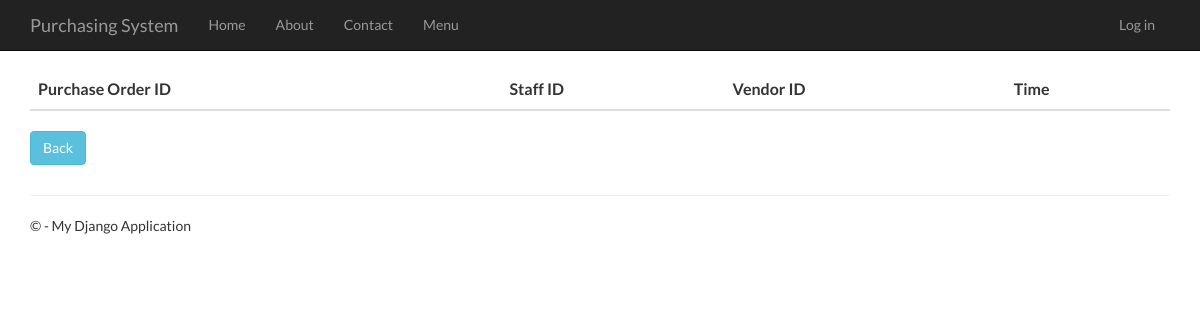
The page /purchaseorderhistory on the database as committed earlier.
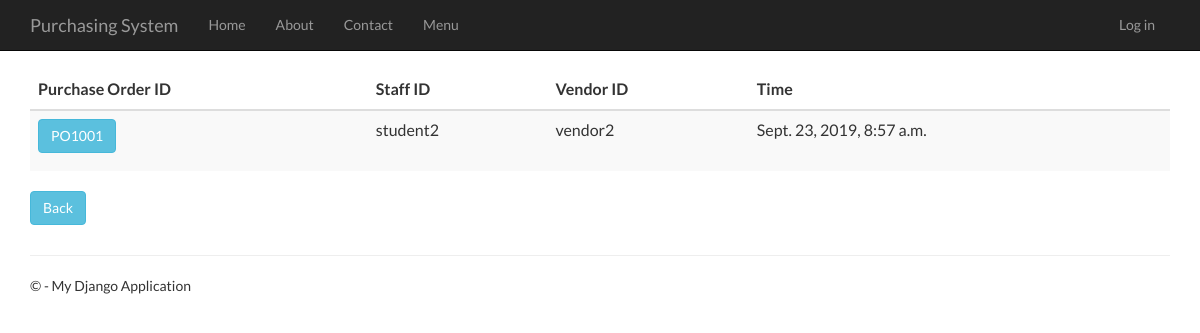
The same page on the database as committed later.
### PurchaseOrder/models.py (models this page shows, shortened)
class PurchaseOrder(models.Model):
    purchase_order_id = models.CharField(primary_key=True, max_length=10)
    shipping_instructions = models.TextField()
    time_created = models.DateTimeField()
    description = models.TextField(null=True,default=None, blank=True)
    total_price = models.DecimalField(max_digits=10, decimal_places=2, default=Decimal('0.00'))
    person_id = models.ForeignKey(Person)
    vendor_id = models.ForeignKey(Vendor)
    quotation_id = models.OneToOneField(Quotation)

### app/models.py (models this page shows, shortened)
class Person(models.Model):
    user_id = models.OneToOneField(User)
    person_id = models.CharField(primary_key=True, max_length=10)
    person_name = models.TextField()
    person_address = models.TextField()
    person_phone_number = models.TextField()
    person_role = models.TextField(default = 'MANAGER')

class Vendor(models.Model):
    vendor_id = models.CharField(primary_key=True, max_length=10)
    vendor_name = models.TextField()
    vendor_phone_number = models.TextField()
    vendor_address = models.TextField()
    vendor_email = models.TextField()
    def __str__(self):
        return str(self.vendor_id)

### PurchaseOrder/views.py (the view)
# urls.py: url(r'^purchaseorderhistory', PurchaseOrder.views.purchaseorderhistory, name="purchase_order_history"),
def purchaseorderhistory(request):
    purchase_orders = PurchaseOrder.objects.all()
    context = {
            'title':'Purchase Order History',
            'rows':purchase_orders
        }
    return render(request,'PurchaseOrder/purchaseorderhistory.html',context)

### PurchaseOrder/templates/PurchaseOrder/purchaseorderhistory.html
{% extends "app/layout.html" %}
{% block content %}
<div class="purcahseorderhistory margintop" >
    <form action="purchaseorderhistorydetails" method="GET">
        <table class="table table-striped margintop">
          <thead>
            <tr>
              <th scope="col" class="fontlabel">Purchase Order ID</th>
              <th scope="col" class="fontlabel">Staff ID</th>
              <th scope="col" class="fontlabel">Vendor ID</th>
              <th scope="col" class="fontlabel">Time</th>
            </tr>
          </thead>
          <tbody>
              {% for r in rows %}
            <tr>
                 <td><button type="submit" name="po_id" value="{{r.purchase_order_id}}" class="btn btn-info" >{{r.purchase_order_id}}</button></td>
                 <td>{{r.person_id.person_id}}</td>
                 <td>{{r.vendor_id}}</td>
                 <td>{{r.time_created}}</td>
            </tr>
              {% endfor %}
          </tbody>
        </table>
    </form>
    <form action="menu">
        <div class="margintop">
            <button type="submit" class="btn btn-info" >Back</button>
        </div>
    </form>
</div>
{% endblock %}

Rows that differ between the two databases and show on the page:
added PurchaseOrder: purchase_order_id "PO1001", person_id.person_id "student2", vendor_id "vendor2", time_created "Sept. 23, 2019, 8:57 a.m."
